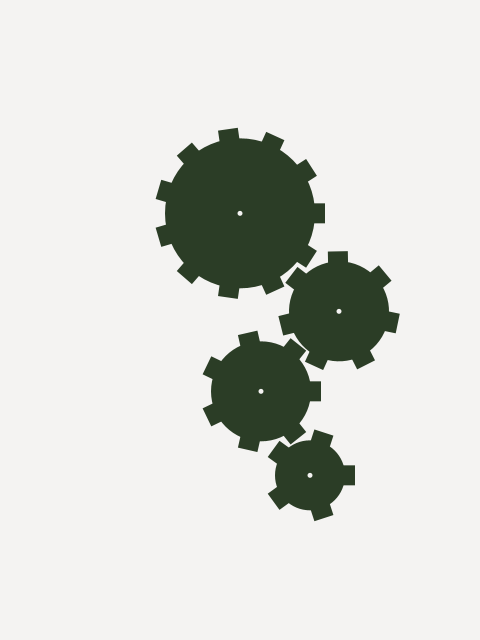
Frame 1 (no input)
Frame 2 (the mouse pressed at the canvas centre, redrawn once): identical to frame 1, image omitted

The Processing sketch that drew this single still picture (run headless with seeded random() and noise(); the mouse was pressed at the canvas centre and the sketch redrawn once):

// Processing sketch: modern_times
// ── modern_times.pde
// Manuale di Programmazione Cinematografica
// Daniele Olmisani, 2015

// Modern Times

final color PAPER = color(244, 243, 242);
final color INK = color(43, 61, 38);

void setup() {
  size(480, 640);
  noLoop();
}

void draw() {
  
  translate(width/2.0, height/3.0);
  
  background(PAPER);
  
  drawGear(0, 0, 75, 20, 0);
  drawGear(99, 98, 50, 20, 2);
  drawGear(21, 178, 50, 20, 0);
  drawGear(70, 262, 35, 20, 0);
  
  save("modern-times.png");
}

void drawGear(float x, float y, float r, float s, float a) {

  pushMatrix();
  
  fill(INK);
  noStroke();
  
  translate(x, y);
  rotate(a);
  
  rectMode(CENTER);
  ellipseMode(CENTER);
  
  int n = (int)((r*PI) / s);
  
  for (int i=0; i<n; i++) {
    rect(r, 0, s, s);
    rotate(TWO_PI / n);
  }
  ellipse(0, 0, 2*r, 2*r);
  
  fill(PAPER);
  ellipse(0, 0, 5, 5);
  
  popMatrix();
}
